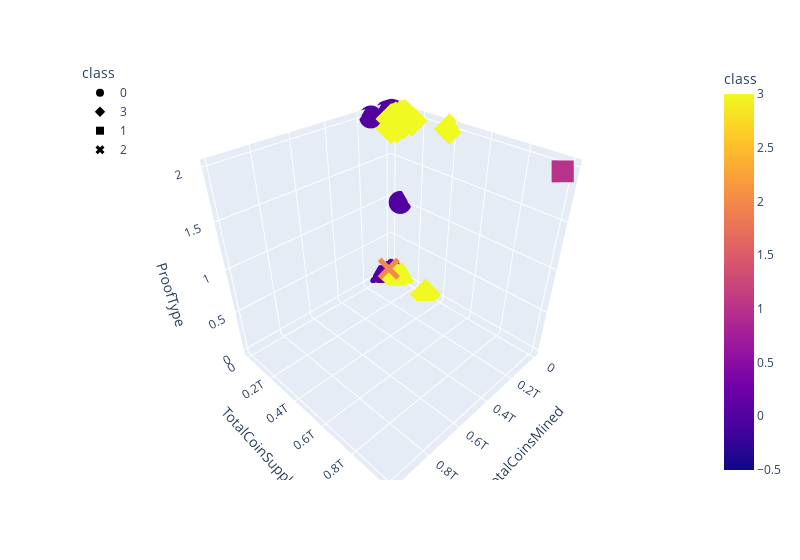

Notebook code for this chart:
### Code cell
# Creating a 3D-Scatter with the PCA data and the clusters
# Plotting the 3D-Scatter with x="TotalCoinsMined", y="TotalCoinSupply" and z="ProofType"
fig = px.scatter_3d(
    four_clusters,
    x="TotalCoinsMined",
    y="TotalCoinSupply",
    z="ProofType",
    color="class",
    symbol="class",
    width=800,
)
fig.update_layout(legend=dict(x=0, y=1))
fig.show()

### Figure 1 — Plotly figure (JSON) as saved in the notebook; plotly's stock layout.template omitted (floating-point values rounded to 4 significant figures; data arrays with more than 128 entries replaced by an {"elided": "..."} marker saying what was removed)
{"data": [{"hovertemplate": "class=%{marker.color}<br>TotalCoinsMined=%{x}<br>TotalCoinSupply=%{y}<br>ProofType=%{z}<extra></extra>", "legendgroup": "0", "marker": {"color": {"elided": "557 int values"}, "coloraxis": "coloraxis", "symbol": "circle"}, "mode": "markers", "name": "0", "scene": "scene", "showlegend": true, "type": "scatter3d", "x": {"elided": "557 float values"}, "y": {"elided": "557 float values"}, "z": {"elided": "557 int values"}}, {"hovertemplate": "class=%{marker.color}<br>TotalCoinsMined=%{x}<br>TotalCoinSupply=%{y}<br>ProofType=%{z}<extra></extra>", "legendgroup": "3", "marker": {"color": [3, 3, 3, 3, 3, 3, 3, 3, 3, 3, 3, 3, 3, 3, 3, 3, 3, 3], "coloraxis": "coloraxis", "symbol": "diamond"}, "mode": "markers", "name": "3", "scene": "scene", "showlegend": true, "type": "scatter3d", "x": [29280000000.0, 88, 90600000000.0, 184066828814, 88213, 36970000000.0, 536982074, 40659020000, 163055097500, 55454734800, 19280000000.0, 30090000000.0, 41294520017, 77870000000.0, 99550000000.0, 30830000000.0, 55570000.0, 11090000000.0], "y": [314159265359, 384000000000, 90600000000, 184467440735, 92000000000, 99000000000, 100000000000, 90000000000, 200000000000, 86712634466, 85000000000, 90000000000, 184000000000, 92000000000, 184470000000, 74800000000, 98100000000, 100000000000], "z": [0, 2, 2, 2, 2, 2, 2, 0, 2, 2, 2, 2, 2, 2, 2, 0, 2, 0]}, {"hovertemplate": "class=%{marker.color}<br>TotalCoinsMined=%{x}<br>TotalCoinSupply=%{y}<br>ProofType=%{z}<extra></extra>", "legendgroup": "1", "marker": {"color": [1], "coloraxis": "coloraxis", "symbol": "square"}, "mode": "markers", "name": "1", "scene": "scene", "showlegend": true, "type": "scatter3d", "x": [53140000000.0], "y": [1000000000000], "z": [2]}, {"hovertemplate": "class=%{marker.color}<br>TotalCoinsMined=%{x}<br>TotalCoinSupply=%{y}<br>ProofType=%{z}<extra></extra>", "legendgroup": "2", "marker": {"color": [2], "coloraxis": "coloraxis", "symbol": "x"}, "mode": "markers", "name": "2", "scene": "scene", "showlegend": true, "type": "scatter3d", "x": [990000000000.0], "y": [990000000000], "z": [2]}], "layout": {"coloraxis": {"colorbar": {"title": {"text": "class"}}, "colorscale": [[0, "#0d0887"], [0.1111, "#46039f"], [0.2222, "#7201a8"], [0.3333, "#9c179e"], [0.4444, "#bd3786"], [0.5556, "#d8576b"], [0.6667, "#ed7953"], [0.7778, "#fb9f3a"], [0.8889, "#fdca26"], [1, "#f0f921"]]}, "legend": {"title": {"text": "class"}, "tracegroupgap": 0, "x": 0, "y": 1}, "margin": {"t": 60}, "scene": {"domain": {"x": [0, 1], "y": [0, 1]}, "xaxis": {"title": {"text": "TotalCoinsMined"}}, "yaxis": {"title": {"text": "TotalCoinSupply"}}, "zaxis": {"title": {"text": "ProofType"}}}, "width": 800}}
